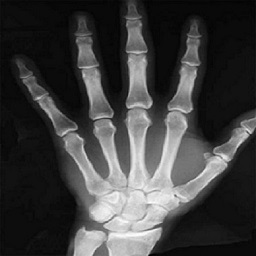
%> input picture hand1.jpg, 256 x 256 px
$ octave --eval "result = frame_image(imread('hand1.jpg'));"   (GNU Octave 9; MATLAB toolbox functions it lacks are replaced by stand-ins)
%> lines starting %> are read from the running program, lines starting %| are printed output that depends on the picture; in (x1, y1, x2, y2) boxes, pixels count from 0 and x2, y2 are one past the last pixel; in counts of white or black regions, pixels touching at a corner belong together; the program's own positions count from 1
### scalefunction.m
function mean_value = scalefunction( m_img )

data=rgb2gray(m_img);
fun = @(block_struct) dct2(block_struct.data);
B = blockproc(data,[8 8],fun);
vbr=uint8(255 * mat2gray(B));
val=vbr(1:8:end);
mean_value=mean(val);
end

### Embedded.m
function [final] = Embedded( pepper,I,finger,patient )
%[ROI, rect] = imcrop(I);
%RONI=I;

scale_value=(scalefunction(pepper)/100);
[IC1,IC2,IC3,coeff,mu,score]=principal_ca(pepper);

%IC2 has exponential values that was converted to 0---255 range in im1
%image8Bit = uint8(255 * mat2gray(IC2));
%figure,imshow(IC2,[min(IC2(:)) max(IC2(:))]);
%figure,imshow(IC3,[]);
%figure,imshow(IC4,[]);

[IC1_LL1,IC1_LH1,IC1_HL1,IC1_HH1]=dwt2(im2double(IC1),'haar');
[IC2_LL1,IC2_LH1,IC2_HL1,IC2_HH1]=dwt2(im2double(IC2),'haar');
[IC3_LL1,IC3_LH1,IC3_HL1,IC3_HH1]=dwt2(im2double(IC3),'haar');


medical=I*(scale_value/10);
fing=finger*(scale_value/10);
patie=patient*(scale_value/10);

medi=imresize(medical,[size(IC1_LL1,1) size(IC1_LL1,2)]);
finge=imresize(fing,[size(IC1_LL1,1) size(IC1_LL1,2)]);
pat=imresize(patie,[size(IC1_LL1,1) size(IC1_LL1,2)]);

medical_embedded=IC1_HH1+medi;
finger_embedded=IC2_HH1+finge;
patient_embedded=IC3_HH1+pat;

idwt1_result=idwt2(IC1_LL1,IC1_LH1,IC1_HL1,medical_embedded,'haar');
idwt2_result=idwt2(IC2_LL1,IC2_LH1,IC2_HL1,finger_embedded,'haar');
idwt3_result=idwt2(IC3_LL1,IC3_LH1,IC3_HL1,patient_embedded,'haar');


final_image=pca_reconstruction(idwt1_result,idwt2_result,idwt3_result,coeff,mu);

final_val=uint8(255 * mat2gray(final_image));
final=reshape(final_val,size(pepper,1),size(pepper,2),3);


end

### principal_ca.m
function [ Ipc1,Ipc2,Ipc3,coeff,mu,score ] = principal_ca( imag_e )

I = im2double(imag_e);
X = reshape(I,size(I,1)*size(I,2),3);
[coeff,score,latent,tsquared,explained,mu] = pca(X);
Itransformed = X*coeff;
%z=x*v;

Ipc1 = reshape(Itransformed(:,1),size(I,1),size(I,2));
Ipc2 = reshape(Itransformed(:,2),size(I,1),size(I,2));
Ipc3 = reshape(Itransformed(:,3),size(I,1),size(I,2));

end

### frame_image.m
function [watermarked ] = frame_image( input_image )
peppers=input_image;
%> peppers is the input picture: size 256x256x3 uint8; min 1, max 255, mean 62.8
aimg=rgb2gray(imread('lung1.png'));
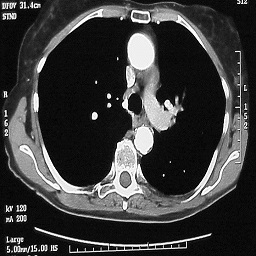
%> input picture lung1.png, 256 x 256 px
%> aimg: size 256x256 uint8; min 0, max 255, mean 59.6
medical_image=im2double(aimg);
finger_print=im2double(rgb2gray(imread('finger1.png')));
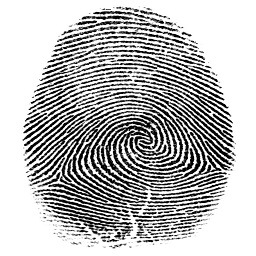
%> input picture finger1.png, 256 x 256 px
%> finger_print: size 256x256 double; min 0, max 1, mean 0.72
patient_detail=im2double(rgb2gray(imread('patient1.png')));
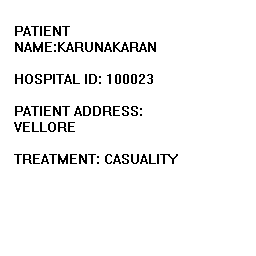
%> input picture patient1.png, 256 x 256 px
%> patient_detail: size 256x256 double; values 0 (black) and 1 (white), 95.7% white; black in thin lines or dots, all inside (x1, y1, x2, y2) = (14, 26, 178, 164)

watermark=Embedded(peppers,medical_image,finger_print,patient_detail);
%> in scalefunction, `B = blockproc(data,[8 8],fun);`:
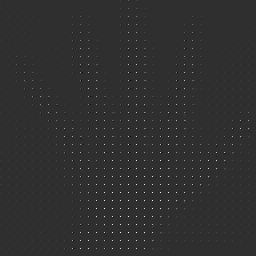
%> B: size 256x256 double; min -420.1, max 1850, mean 7.8; drawn with min black and max white
%> in scalefunction, `val=vbr(1:8:end);`: val = 8192 values, max 255 at index 3355, min 0 at index 5674, mean 54.22
%> in scalefunction, `mean_value=mean(val);`: mean_value = 54.22
%> in Embedded, `scale_value=(scalefunction(pepper)/100);`: scale_value = 0.542
%> in principal_ca, `[coeff,score,latent,tsquared,explained,mu] = pca(X);`: coeff = [0.577; 0.577; 0.577]; latent = 0.215; explained = 100; mu = [0.246 0.246 0.246]
%> the run ends on the next line
watermarked=watermark;
figure,imshow(watermarked);

%imwrite(watermarked,'em.png');

%[lung,finger,patient]=Extraction(watermarked_image,peppers);
%figure,imshow(lung);
%figure,imshow(finger);
%figure,imshow(patient);

end
